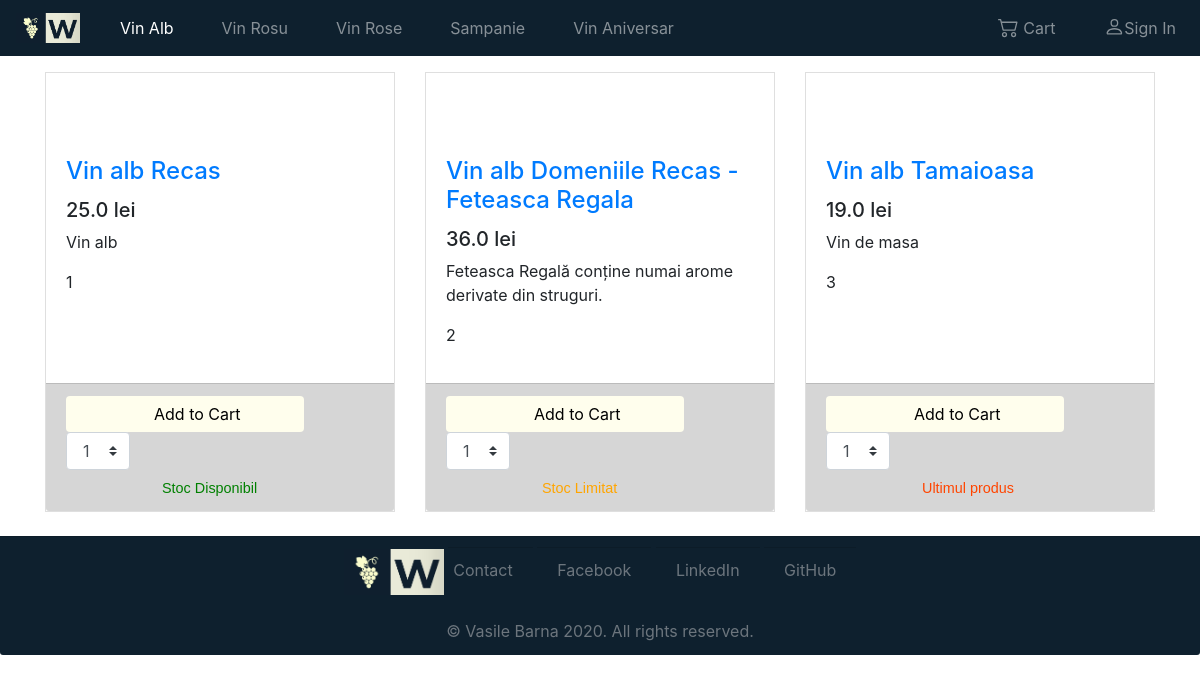
The app's page /vinalb/ with its own data.
### wine_app/models.py (models this page shows, shortened)
class Vin(models.Model):
    nume = models.CharField(max_length=110)
    descriere = models.TextField(default="null")
    cantitate = models.IntegerField(default=1)
    categorie = models.ForeignKey('wine_app.Categorie',on_delete=models.DO_NOTHING)
    pret = models.FloatField()
    nota = models.FloatField()

### wine_app/views.py (the view)
# urls.py: path('vinalb/', views.vinalb, name = 'vinalb'),
def vinalb(request):
    vinuri_albe = Vin.objects.all()
    template_name = 'vin.html'
    context = {
        'vinuri' : vinuri_albe,
        'tip':'alb'
    }
    return render (request, template_name, context)

### templates/vin.html (shortened to what this page needs)
{% extends 'base.html' %}
{% load static %}
{% block content %}
<div class="container">
	<div class="col-lg-15">
		<div class="row">
			{% for vin in vinuri %}
			<div class="col-lg-4 col-md-6 mb-4">
				<div class="card h-100">
					<div class="card-body">
						<h4 class="card-title">
							<a href="#">Vin alb {{ vin.nume }}</a>
						</h4>
						<h5 style="text-decoration:indigo; text-decoration: indigo;">{{ vin.pret }} lei</h5>
						<p class="card-text">{{vin.descriere}}</p>
						<p> {{vin.id}}</p>
					</div>
					<div class="card-footer" style="background-color: #d6d6d6;">
						<form>
							<div class="form-row align-items-center">
								<div class="col-auto my-0">
									<button type="submit" class="btn btn-primary" style="background-color: #fffeed; color:black; padding-right: 4rem; padding-left: 5.5rem; border: #fffeed;">Add to Cart</button>
								  </div>
							  	<div class="col-auto my-0">
										<select class="custom-select mr-sm-2" style="padding-left: 1rem;" id="inlineFormCustomSelect">
											<option value="1">1</option>
										</select>
							  	</div>
							</div>
						  </form>
						  {% if vin.cantitate > 5 %}
							<div style="color: green; padding-left: 6rem; padding-top: 0.5rem; font-size: 0.9rem;font-family: 'Franklin Gothic Medium', 'Arial Narrow', Arial, sans-serif;">
								Stoc Disponibil
							</div>
							{% elif vin.cantitate >= 3 %}
								<div style="color: orange; padding-left: 6rem; padding-top: 0.5rem; font-size: 0.9rem;font-family: 'Franklin Gothic Medium', 'Arial Narrow', Arial, sans-serif;">
									Stoc Limitat
								</div>
								{% elif vin.cantitate == 1 %}
								<div style="color: orangered; padding-left: 6rem; padding-top: 0.5rem; font-size: 0.9rem;font-family: 'Franklin Gothic Medium', 'Arial Narrow', Arial, sans-serif;">
									Ultimul produs
								</div>
							{% endif %}
					</div>
				</div>
			</div>
			{% endfor %}
		</div>
	</div>
</div>
{% endblock %}

### templates/base.html (shortened to what this page needs)
{% load static %}
<!doctype html>
<html lang="en">
<head>
    <link href="{% static 'css/bootstrap.min.css' %}" rel="stylesheet">
    <link href="{% static 'css/style.css' %}" rel="stylesheet">
</head>
<body>
    <nav class="navbar navbar-expand-lg navbar-dark" style="background-color: #0e202e;">
        <a class="navbar-brand;" href="/">
            <img src="{% static 'logo.jpg' %}" style="width:4rem;height:auto;" alt="logo.jpg">
        </a>
        <div class="collapse navbar-collapse" id="navbarSupportedContent">
            <ul class="navbar-nav mr-auto">
                {% if tip == 'alb' %}
                    <li class="nav-item">
                        <a class="nav-link active" href="/vinalb">Vin Alb</a>
                    </li>
                {% else %}
                    <li class="nav-item">
                        <a class="nav-link" href="/vinalb">Vin Alb</a>
                    </li>
                {% endif %}
                {% if tip == 'rosu' %}
                    <li class="nav-item">
                        <a class="nav-link active" href="/vinrosu">Vin Rosu</a>
                    </li>
                {% else %}
                    <li class="nav-item">
                        <a class="nav-link" href="/vinrosu">Vin Rosu</a>
                    </li>
                {% endif %}
                {% if tip == 'rose' %}
                    <li class="nav-item">
                        <a class="nav-link active" href="/vinrose">Vin Rose</a>
                    </li>
                {% else %}
                    <li class="nav-item">
                        <a class="nav-link" href="/vinrose">Vin Rose</a>
                    </li>
                {% endif %}
                {% if tip == 'sampanie' %}
                    <li class="nav-item">
                        <a class="nav-link active" href="/sampanie">Sampanie</a>
                    </li>
                {% else %}
                    <li class="nav-item">
                        <a class="nav-link" href="/sampanie">Sampanie</a>
                    </li>
                {% endif %}
                {% if tip == 'aniversar' %}
                    <li class="nav-item">
                        <a class="nav-link active" href="/vinaniversar">Vin Aniversar</a>
                    </li>
                {% else %}
                    <li class="nav-item">
                        <a class="nav-link" href="/vinaniversar">Vin Aniversar</a>
                    </li>
                {% endif %}
            </ul>
            <ul class="nav navbar-nav navbar-right">
                <li class="nav-item">
                    <a class="nav-link" href="#">
                           Cart
                    </a>
                </li>
                <li class="nav-item">
                    <a class="nav-link" href="#">
                          Sign In
                    </a>
                </li>
            </ul>
        </div>
    </nav>
    {% block content %}{% endblock %}
</body>
        <div class="card-footer text-muted text-center">
            <a href="/">
                <img src="{% static 'logo.jpg' %}" style="width:100px;height:auto;" alt="logo.jpg">
            </a>
            <a class="card-footer text-muted" style="padding-left:5px" href="#">Contact</a>
            <a class="card-footer text-muted" href="https://www.facebook.com/vasi.barna.5">Facebook</a>
            <a class="card-footer text-muted" href="https://www.linkedin.com/in/vasile-barna-96744474">LinkedIn</a>
            <a class="card-footer text-muted" href="https://github.com/vasibarna">GitHub</a><br><br>
             © Vasile Barna 2020. All rights reserved.
            </div>
</html>

### static/css/style.css (style rules this page uses)
.card { border-top-left-radius: 0px; border-top-right-radius: 0px; border-bottom-right-radius: 0px; border-bottom-left-radius: 0px; }
.card-footer { background-color: #0e202e; position: sticky; margin-bottom: 0; }
.container { margin-top: 1rem; }
.nav-item { padding-left: 2rem; }

### records on screen
Vin: nume "Recas", pret "25.0", descriere "Vin alb", id "1", cantitate "Stoc Disponibil"
Vin: nume "Domeniile Recas - Feteasca Regala", pret "36.0", descriere "Feteasca Regală conține numai arome derivate din struguri.", id "2", cantitate "Stoc Limitat"
Vin: nume "Tamaioasa", pret "19.0", descriere "Vin de masa", id "3", cantitate "Ultimul produs"
